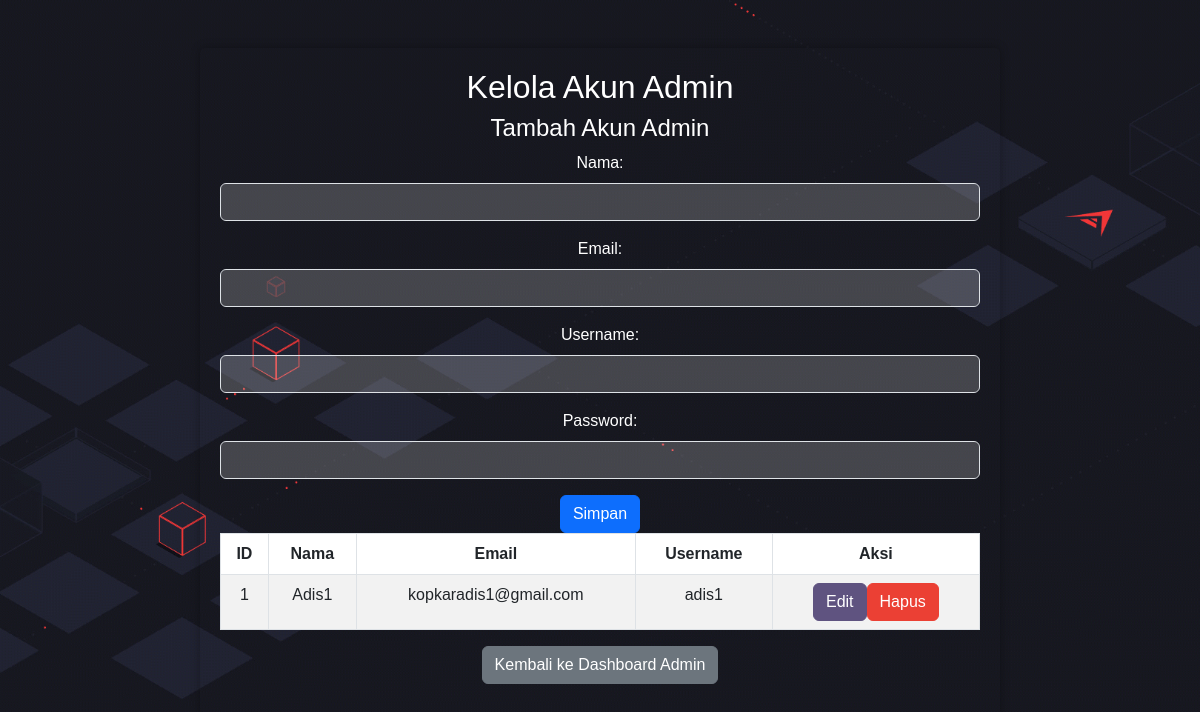
Page /kelola_akun.php on the committed database.
### tables this page shows
CREATE TABLE `users` (
  `id` int(11) NOT NULL,
  `nama` varchar(255) NOT NULL,
  `email` varchar(255) NOT NULL,
  `username` varchar(255) NOT NULL,
  `password` varchar(255) NOT NULL
);

### kelola_akun.php (the view, shortened to what this page needs)
<?php
require 'koneksi.php';
function tampilDataAdmin()
{
    global $koneksi;
    $query = "SELECT id, nama, email, username FROM users";
    $result = mysqli_query($koneksi, $query);
    return $result;
}
$editMode = false;
?>
<!DOCTYPE html>
<html lang="en">
<head>
    <link rel="stylesheet" href="https://cdn.jsdelivr.net/npm/bootstrap@5.3.0/dist/css/bootstrap.min.css">
</head>
<body>
    <div class="container mt-5">
        <h2 class="text-white">Kelola Akun Admin</h2>
        <h4 class="text-white"><?php echo ($editMode) ? 'Edit Akun Admin' : 'Tambah Akun Admin'; ?></h4>
        <form method="post" action="" enctype="multipart/form-data">
            <div class="mb-3">
                <label for="nama" class="form-label text-white">Nama:</label>
                <input type="text" class="form-control" id="nama" name="nama" required value="<?php echo ($editMode) ? $edit_nama : ''; ?>">
            </div>
            <div class="mb-3">
                <label for="email" class="form-label text-white">Email:</label>
                <input type="email" class="form-control" id="email" name="email" required value="<?php echo ($editMode) ? $edit_email : ''; ?>">
            </div>
            <div class="mb-3">
                <label for="username" class="form-label text-white">Username:</label>
                <input type="text" class="form-control" id="username" name="username" required value="<?php echo ($editMode) ? $edit_username : ''; ?>">
            </div>
            <div class="mb-3">
                <label for="password" class="form-label text-white">Password:</label>
                <input type="password" class="form-control" id="password" name="password" <?php echo ($editMode) ? '' : 'required'; ?>>
            </div>
            <button type="submit" class="btn btn-primary" name="<?php echo ($editMode) ? 'update' : 'submit'; ?>"><?php echo ($editMode) ? 'Update' : 'Simpan'; ?></button>
        </form>
        <?php
        $data = tampilDataAdmin();
        if ($data->num_rows > 0) {
            echo '<div class="table-responsive">';
            echo '<table class="table table-bordered table-striped">';
            echo '<thead class="thead-dark">';
            echo '<tr>';
            echo '<th scope="col">ID</th>';
            echo '<th scope="col">Nama</th>';
            echo '<th scope="col">Email</th>';
            echo '<th scope="col">Username</th>';
            echo '<th scope="col">Aksi</th>';
            echo '</tr>';
            echo '</thead>';
            echo '<tbody>';
            while ($row = $data->fetch_assoc()) {
                echo '<tr>';
                echo '<td>' . $row['id'] . '</td>';
                echo '<td>' . $row['nama'] . '</td>';
                echo '<td>' . $row['email'] . '</td>';
                echo '<td>' . $row['username'] . '</td>';
                echo '<td>';
                echo '<a href="?edit=' . $row['id'] . '" class="btn btn-edit">Edit</a>';
                echo '<a href="?delete=' . $row['id'] . '" onclick="return confirm(\'Apakah Anda yakin ingin menghapus akun admin ini?\')" class="btn btn-hapus">Hapus</a>';
                echo '</td>';
                echo '</tr>';
            }
            echo '</tbody>';
            echo '</table>';
            echo '</div>';
        } else {
            echo '<p class="text-white">Tidak ada akun admin.</p>';
        }
        ?>
        <a href="dashboard.php" class="btn btn-secondary mb-3">Kembali ke Dashboard Admin</a>
    </div>
</body>
</html>

### kelola_akun.php (style rules this page uses)
body { background: url('bgs.gif'); background-size: cover; background-repeat: no-repeat; background-attachment: fixed; font-family: Arial, sans-serif; margin: 0; padding: 0; }
.container { background-color: rgba(0, 0, 0, 0.0); border-radius: 5px; box-shadow: 0 0 10px rgba(0, 0, 0, 0.3); text-align: center; margin: 50px auto; padding: 20px; max-width: 800px; }
h2, h4 { color: #fff; }
.form-label, label, .text-white { color: white; }
.form-control { background-color: rgba(255, 255, 255, 0.2); }
.btn-edit { background-color: #5f5380; border-color: #5f5380; color: white; }
.btn-hapus { background-color: #eb4034; border-color: #eb4034; color: white; }

### rows in the picture
users: id "1", nama "Adis1", email "kopkaradis1@gmail.com", username "adis1"
